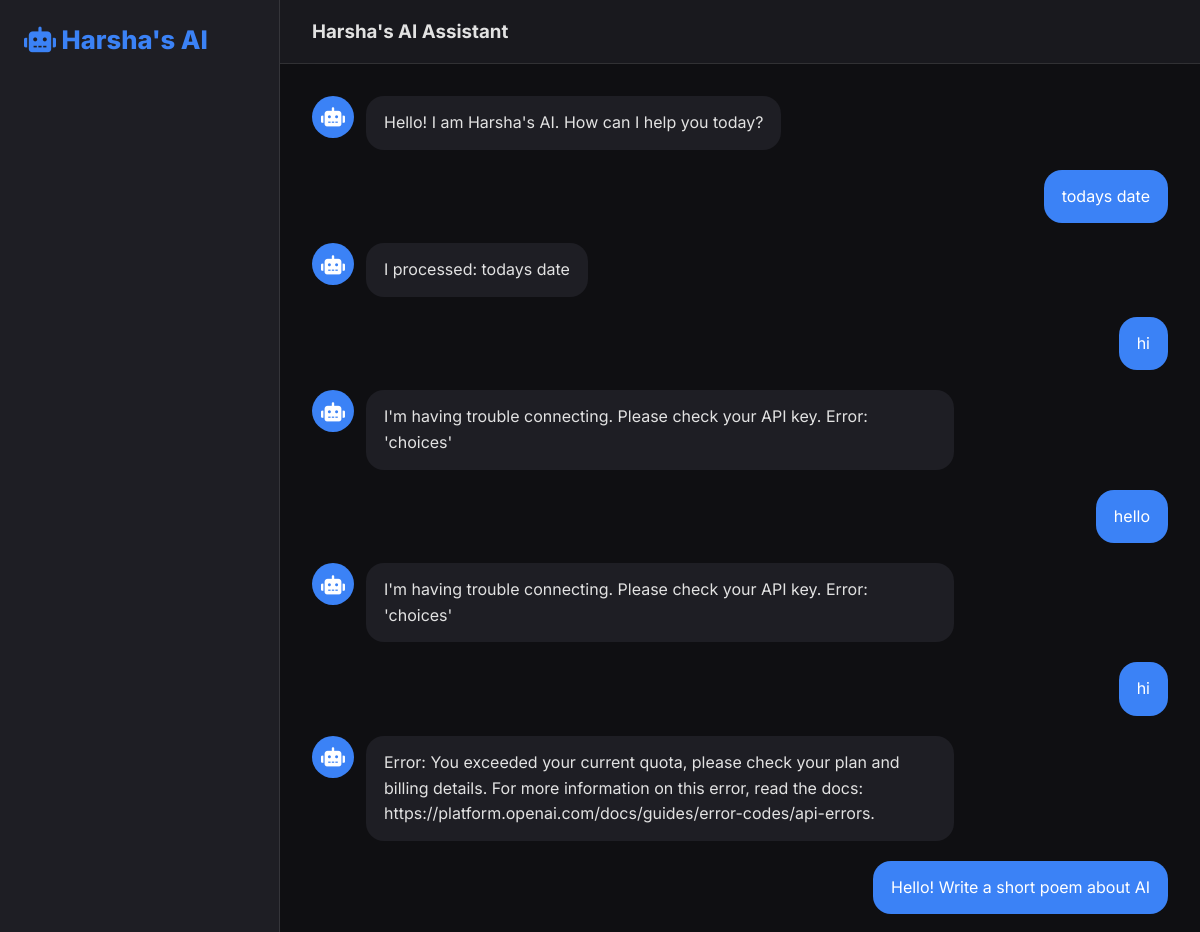
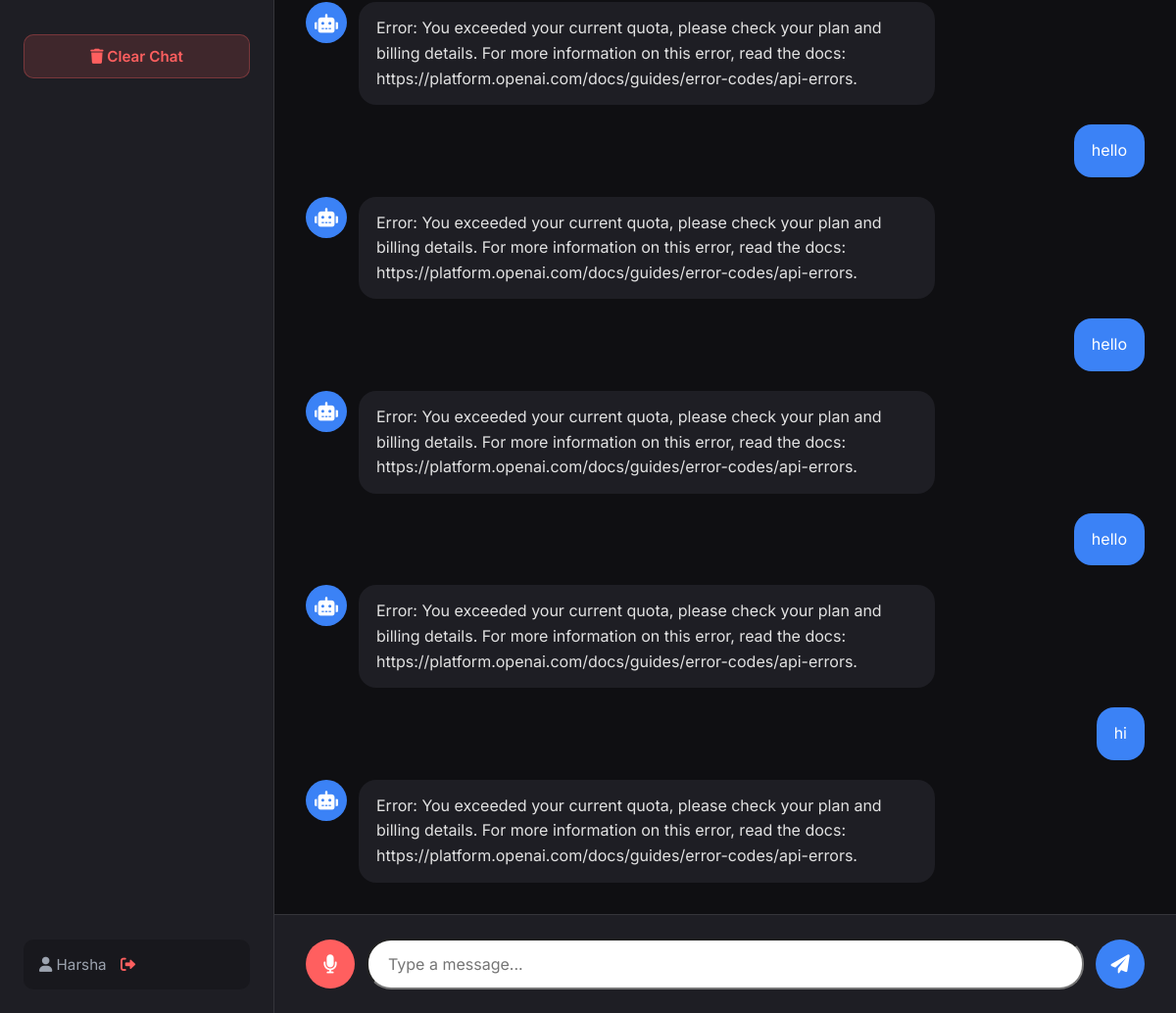
The page /chat (signed in) on the database its author committed (2 pictures, top to bottom).
### models.py (models this page shows)
class User(UserMixin, db.Model):
    id = db.Column(db.Integer, primary_key=True)
    username = db.Column(db.String(150), unique=True, nullable=False)
    full_name = db.Column(db.String(150), nullable=True)
    email = db.Column(db.String(150), unique=True, nullable=True)
    password = db.Column(db.String(150), nullable=False)
    chats = db.relationship('ChatHistory', backref='user', lazy=True)

class ChatHistory(db.Model):
    id = db.Column(db.Integer, primary_key=True)
    user_id = db.Column(db.Integer, db.ForeignKey('user.id'), nullable=False)
    message = db.Column(db.Text, nullable=False)
    response = db.Column(db.Text, nullable=False)
    timestamp = db.Column(db.DateTime, default=datetime.utcnow)

### app.py (the view)
@app.route('/chat')
@login_required
def chat():
    history = ChatHistory.query.filter_by(user_id=current_user.id).order_by(ChatHistory.timestamp.desc()).limit(10).all()
    name = current_user.full_name or current_user.username
    return render_template('chat.html', username=name, history=history)

### app.py (called while the page is built)
@login_manager.user_loader
def load_user(user_id):
    return db.session.get(User, int(user_id))

### templates/chat.html
{% extends "layout.html" %}
{% block content %}
<div class="app-container">
    <div class="sidebar">
        <div class="brand"><i class="fa-solid fa-robot"></i> Harsha's AI</div>
        <button onclick="clearChat()" class="btn-clear">
            <i class="fa-solid fa-trash"></i> Clear Chat
        </button>
        <div class="user-info">
            <i class="fa-solid fa-user"></i> {{ username }}
            <a href="{{ url_for('logout') }}" style="color: #ff5f5f; margin-left: 10px;">
                <i class="fa-solid fa-right-from-bracket"></i>
            </a>
        </div>
    </div>
    <div class="chat-area">
        <div class="chat-header">
            <h3>Harsha's AI Assistant</h3>
        </div>
        <div class="messages-container" id="messages">
            <div class="message bot">
                <div class="avatar"><i class="fa-solid fa-robot"></i></div>
                <div class="bubble">Hello! I am Harsha's AI. How can I help you today?</div>
            </div>
            {% for chat in history|reverse %}
                <div class="message user">
                    <div class="bubble">{{ chat.message }}</div>
                </div>
                <div class="message bot">
                    <div class="avatar"><i class="fa-solid fa-robot"></i></div>
                    <div class="bubble">{{ chat.response }}</div>
                </div>
            {% endfor %}
        </div>
        <div class="input-area">
            <button id="voice-btn" onclick="startVoice()">
                <i class="fa-solid fa-microphone"></i>
            </button>
            <input type="text" id="user-input" placeholder="Type a message..." autocomplete="off">
            <button onclick="sendMessage()">
                <i class="fa-solid fa-paper-plane"></i>
            </button>
        </div>
    </div>
</div>
{% endblock %}

### templates/layout.html (shortened to what this page needs)
<!DOCTYPE html>
<html lang="en">
<head>
    <link rel="stylesheet" href="{{ url_for('static', filename='style.css') }}">
    <link rel="stylesheet" href="https://cdnjs.cloudflare.com/ajax/libs/font-awesome/6.0.0/css/all.min.css">
</head>
<body>
    {% block content %}{% endblock %}
</body>
</html>

### static/style.css (style rules this page uses)
:root { --bg-dark: #0f0f12; --bg-panel: #1e1e24; --accent: #3b82f6; --text-main: #e2e2e2; --text-dim: #9ca3af; --glass: rgba(30, 30, 36, 0.7); --border: rgba(255, 255, 255, 0.1); --danger: #ff5f5f; }
* { margin: 0; padding: 0; box-sizing: border-box; font-family: 'Inter', -apple-system, BlinkMacSystemFont, sans-serif; }
body { background-color: var(--bg-dark); color: var(--text-main); height: 100vh; overflow: hidden; }
.app-container { display: flex; height: 100vh; }
.sidebar { width: 280px; background: var(--bg-panel); border-right: 1px solid var(--border); padding: 1.5rem; display: flex; flex-direction: column; justify-content: space-between; }
.brand { font-size: 1.6rem; font-weight: 800; color: var(--accent); margin-bottom: 2rem; }
.btn-clear { background: rgba(255, 95, 95, 0.15); color: var(--danger); border: 1px solid rgba(255, 95, 95, 0.3); padding: 12px; border-radius: 10px; cursor: pointer; width: 100%; font-weight: 600; font-size: 0.95rem; }
.user-info { font-size: 0.95rem; color: var(--text-dim); padding: 1rem; background: rgba(0, 0, 0, 0.2); border-radius: 10px; }
.user-info a { color: var(--danger); margin-left: auto; }
.chat-area { flex: 1; display: flex; flex-direction: column; background: var(--bg-dark); }
.chat-header { padding: 1.25rem 2rem; border-bottom: 1px solid var(--border); background: var(--glass); backdrop-filter: blur(20px); }
.messages-container { flex: 1; padding: 2rem; overflow-y: auto; display: flex; flex-direction: column; gap: 1.25rem; }
.message { display: flex; gap: 12px; max-width: 75%; animation: fadeIn 0.4s ease; }
.message.user { align-self: flex-end; flex-direction: row-reverse; }
.message.bot { align-self: flex-start; }
.avatar { width: 42px; height: 42px; background: var(--accent); border-radius: 50%; display: flex; align-items: center; justify-content: center; color: white; font-size: 1.2rem; flex-shrink: 0; }
.bubble { padding: 14px 18px; border-radius: 18px; background: var(--bg-panel); color: var(--text-main); font-size: 1rem; line-height: 1.6; }
.message.user .bubble { background: var(--accent); color: white; }
.input-area { padding: 1.5rem 2rem; background: var(--bg-panel); border-top: 1px solid var(--border); display: flex; gap: 12px; align-items: center; }
#user-input { margin: 0; flex: 1; padding: 14px 20px; border-radius: 25px; font-size: 1rem; }
.input-area button { background: var(--accent); border: none; width: 50px; height: 50px; border-radius: 50%; color: white; font-size: 1.2rem; cursor: pointer; display: flex; align-items: center; justify-content: center; }
#voice-btn { background: var(--danger); }

### rows shown on the page
User: full_name "Harsha"
ChatHistory: message "todays date", response "I processed: todays date"
ChatHistory: message "hi", response "I'm having trouble connecting. Please check your API key. Error: 'choices'"
ChatHistory: message "hello", response "I'm having trouble connecting. Please check your API key. Error: 'choices'"
ChatHistory: message "hi", response "Error: You exceeded your current quota, please check your plan and billing details. For more information on this error, read the docs: https://platform.openai.com/docs/guides/error-codes/api-errors."
ChatHistory: message "Hello! Write a short poem about AI", response "Error: You exceeded your current quota, please check your plan and billing details. For more information on this error, read the docs: https://platform.openai.com/docs/guides/error-codes/api-errors."
ChatHistory: message "hello", response "Error: You exceeded your current quota, please check your plan and billing details. For more information on this error, read the docs: https://platform.openai.com/docs/guides/error-codes/api-errors."
ChatHistory: message "hello", response "Error: You exceeded your current quota, please check your plan and billing details. For more information on this error, read the docs: https://platform.openai.com/docs/guides/error-codes/api-errors."
ChatHistory: message "hello", response "Error: You exceeded your current quota, please check your plan and billing details. For more information on this error, read the docs: https://platform.openai.com/docs/guides/error-codes/api-errors."
ChatHistory: message "hi", response "Error: You exceeded your current quota, please check your plan and billing details. For more information on this error, read the docs: https://platform.openai.com/docs/guides/error-codes/api-errors."
